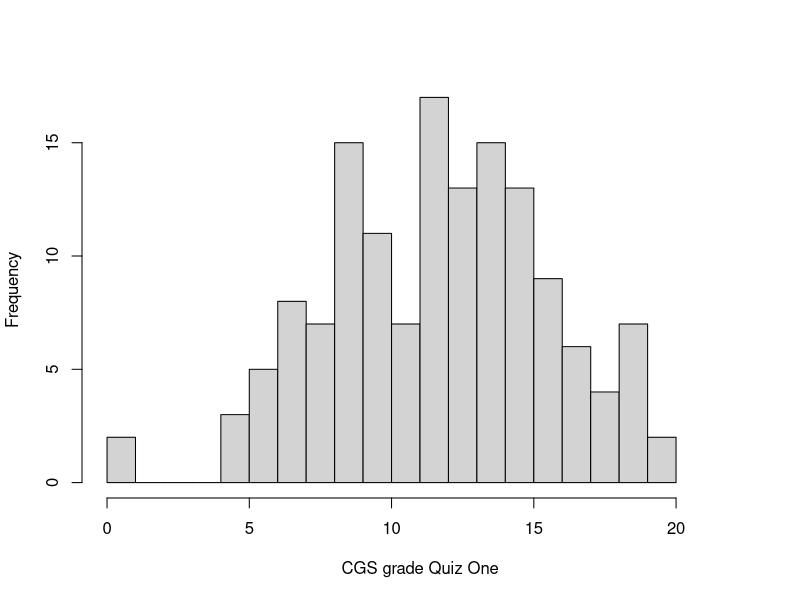

This chart was generated by the following R code:
#quiz one
mussels<-read.table("mussel_length.txt", header=TRUE)
str(mussels)
mean(mussels$length~mussels$temperature)
mussels_5D<-subset(mussels, temperature=="LEN5D")
rm(meanLEN5D)
mussels_15D<-subset(mussels, temperature=="LEN15D")
mean_5D<-mean(mussels_5D$length)
sd_5D<-sd(mussels_5D$length)
mean_15D<-mean(mussels_15D$length)
sd_15D<-sd(mussels_15D$length)
Q_5D<-quantile(mussels_5D$length, probs = c(0.25, 0.75))
Q_15D<-quantile(mussels_15D$length, probs = c(0.25, 0.75))
Q_90_5D<-quantile(mussels_5D$length, probs = c(0.5, 0.89, 0.90))
Q_10_15D<-quantile(mussels_15D$length, probs = c(0.1))
prob_185_5D<-1-pnorm(185,mean(mussels_5D$length),sd(mussels_5D$length)) 
prob_185_15D<-pnorm(185,mean(mussels_15D$length),sd(mussels_15D$length)) 
t.test(mussels$length ~ mussels$temperature, var.equal = TRUE)
18.39/19.79
t.test(mussels$length ~ mussels$temperature, var.equal = FALSE)

grades<-read.table("grades.txt", header=TRUE)
lapply(grades$CA1Quiz,as.numeric)
str(grades)
head(grades)
hist(grades$CA1Quiz, breaks=22,xlim=c(0,22), xlab="CGS grade Quiz One", main=NULL)
